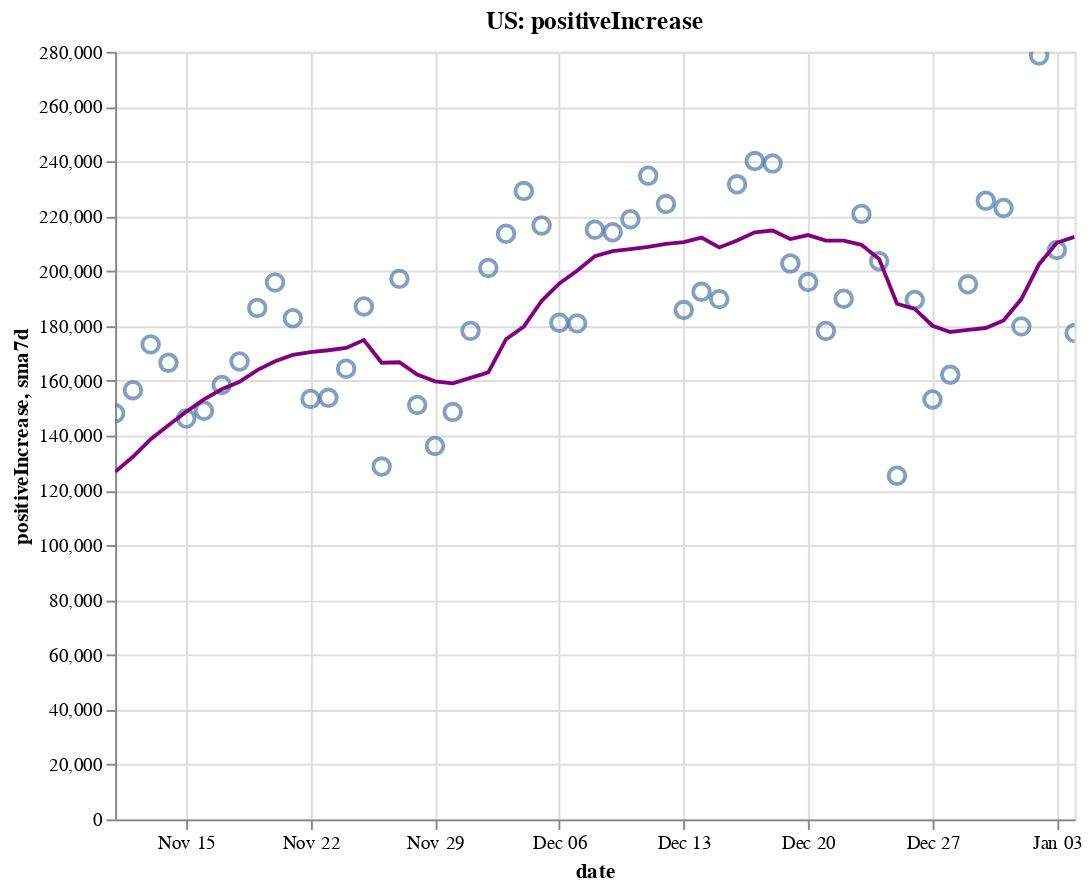

Notebook code cell kept with this figure:
### Code cell
create_plot(us, 'positiveIncrease')

### Figure 1 — Vega-Lite specification as saved in the notebook (floating-point values rounded to 4 significant figures)
{"config": {"view": {"continuousWidth": 400, "continuousHeight": 300}}, "layer": [{"layer": [{"mark": {"type": "point", "size": 75}, "encoding": {"tooltip": [{"type": "temporal", "field": "date"}, {"type": "quantitative", "field": "positiveIncrease"}, {"type": "quantitative", "field": "sma7d"}], "x": {"type": "temporal", "field": "date"}, "y": {"type": "quantitative", "field": "positiveIncrease"}}, "selection": {"selector002": {"type": "interval", "bind": "scales", "encodings": ["x", "y"]}}}, {"mark": {"type": "line", "color": "purple"}, "encoding": {"x": {"type": "temporal", "field": "date"}, "y": {"type": "quantitative", "field": "sma7d"}}}]}, {"mark": {"type": "rule", "color": "#aaa"}, "encoding": {"x": {"type": "temporal", "field": "date"}}, "transform": [{"filter": {"selection": "selector001"}}]}, {"mark": "circle", "encoding": {"opacity": {"condition": {"value": 1, "selection": "selector001"}, "value": 0}, "tooltip": [{"type": "temporal", "field": "date"}, {"type": "quantitative", "field": "positiveIncrease"}, {"type": "quantitative", "field": "sma7d"}], "x": {"type": "temporal", "field": "date"}, "y": {"type": "quantitative", "field": "positiveIncrease"}}, "selection": {"selector001": {"type": "single", "encodings": ["x"], "on": "mouseover", "nearest": true, "empty": "none"}}}, {"mark": {"type": "text", "align": "left", "dx": 5, "dy": -5, "stroke": "white", "strokeWidth": 2}, "encoding": {"text": {"type": "quantitative", "field": "positiveIncrease"}, "tooltip": [{"type": "temporal", "field": "date"}, {"type": "quantitative", "field": "positiveIncrease"}, {"type": "quantitative", "field": "sma7d"}], "x": {"type": "temporal", "field": "date"}, "y": {"type": "quantitative", "field": "positiveIncrease"}}, "transform": [{"filter": {"selection": "selector001"}}]}, {"mark": {"type": "text", "align": "left", "dx": 5, "dy": -5}, "encoding": {"text": {"type": "quantitative", "field": "positiveIncrease"}, "tooltip": [{"type": "temporal", "field": "date"}, {"type": "quantitative", "field": "positiveIncrease"}, {"type": "quantitative", "field": "sma7d"}], "x": {"type": "temporal", "field": "date"}, "y": {"type": "quantitative", "field": "positiveIncrease"}}, "transform": [{"filter": {"selection": "selector001"}}]}], "data": {"name": "data-a88e88ed40513bf36a8c8cc07c1045a0"}, "height": 400, "title": "US: positiveIncrease", "width": 500, "$schema": "https://vega.github.io/schema/vega-lite/v4.8.1.json", "datasets": {"data-a88e88ed40513bf36a8c8cc07c1045a0": [{"date": "2020-11-11T00:00:00", "totalTestResultsIncrease": 1462000.0, "positiveIncrease": 148200.0, "death": 233700.0, "deathIncrease": 1579.0, "positiveRate": 0.101, "state": "US", "sma7d": 126800.0}, {"date": "2020-11-12T00:00:00", "totalTestResultsIncrease": 1569000.0, "positiveIncrease": 156600.0, "death": 234800.0, "deathIncrease": 1111.0, "positiveRate": 0.1, "state": "US", "sma7d": 132300.0}, {"date": "2020-11-13T00:00:00", "totalTestResultsIncrease": 1705000.0, "positiveIncrease": 173300.0, "death": 236100.0, "deathIncrease": 1304.0, "positiveRate": 0.102, "state": "US", "sma7d": 138700.0}, {"date": "2020-11-14T00:00:00", "totalTestResultsIncrease": 1704000.0, "positiveIncrease": 166600.0, "death": 237400.0, "deathIncrease": 1352.0, "positiveRate": 0.098, "state": "US", "sma7d": 143800.0}, {"date": "2020-11-15T00:00:00", "totalTestResultsIncrease": 1552000.0, "positiveIncrease": 146200.0, "death": 238100.0, "deathIncrease": 708.0, "positiveRate": 0.094, "state": "US", "sma7d": 148700.0}, {"date": "2020-11-16T00:00:00", "totalTestResultsIncrease": 1529000.0, "positiveIncrease": 149100.0, "death": 238700.0, "deathIncrease": 609.0, "positiveRate": 0.097, "state": "US", "sma7d": 153200.0}, {"date": "2020-11-17T00:00:00", "totalTestResultsIncrease": 1603000.0, "positiveIncrease": 158500.0, "death": 240300.0, "deathIncrease": 1562.0, "positiveRate": 0.099, "state": "US", "sma7d": 156900.0}, {"date": "2020-11-18T00:00:00", "totalTestResultsIncrease": 1618000.0, "positiveIncrease": 167000.0, "death": 242200.0, "deathIncrease": 1882.0, "positiveRate": 0.103, "state": "US", "sma7d": 159600.0}, {"date": "2020-11-19T00:00:00", "totalTestResultsIncrease": 1848000.0, "positiveIncrease": 186600.0, "death": 244200.0, "deathIncrease": 2020.0, "positiveRate": 0.101, "state": "US", "sma7d": 163900.0}, {"date": "2020-11-20T00:00:00", "totalTestResultsIncrease": 1946000.0, "positiveIncrease": 195900.0, "death": 246100.0, "deathIncrease": 1894.0, "positiveRate": 0.101, "state": "US", "sma7d": 167100.0}, {"date": "2020-11-21T00:00:00", "totalTestResultsIncrease": 2047000.0, "positiveIncrease": 182800.0, "death": 247600.0, "deathIncrease": 1554.0, "positiveRate": 0.089, "state": "US", "sma7d": 169400.0}, {"date": "2020-11-22T00:00:00", "totalTestResultsIncrease": 1752000.0, "positiveIncrease": 153400.0, "death": 248600.0, "deathIncrease": 917.0, "positiveRate": 0.088, "state": "US", "sma7d": 170500.0}, {"date": "2020-11-23T00:00:00", "totalTestResultsIncrease": 1693000.0, "positiveIncrease": 153800.0, "death": 249400.0, "deathIncrease": 858.0, "positiveRate": 0.091, "state": "US", "sma7d": 171100.0}, {"date": "2020-11-24T00:00:00", "totalTestResultsIncrease": 1882000.0, "positiveIncrease": 164400.0, "death": 251500.0, "deathIncrease": 2106.0, "positiveRate": 0.087, "state": "US", "sma7d": 172000.0}, {"date": "2020-11-25T00:00:00", "totalTestResultsIncrease": 1824000.0, "positiveIncrease": 187100.0, "death": 253800.0, "deathIncrease": 2280.0, "positiveRate": 0.103, "state": "US", "sma7d": 174900.0}, {"date": "2020-11-26T00:00:00", "totalTestResultsIncrease": 1267000.0, "positiveIncrease": 128700.0, "death": 255200.0, "deathIncrease": 1387.0, "positiveRate": 0.102, "state": "US", "sma7d": 166600.0}, {"date": "2020-11-27T00:00:00", "totalTestResultsIncrease": 2032000.0, "positiveIncrease": 197200.0, "death": 256600.0, "deathIncrease": 1392.0, "positiveRate": 0.097, "state": "US", "sma7d": 166800.0}, {"date": "2020-11-28T00:00:00", "totalTestResultsIncrease": 1673000.0, "positiveIncrease": 151200.0, "death": 257800.0, "deathIncrease": 1251.0, "positiveRate": 0.09, "state": "US", "sma7d": 162300.0}, {"date": "2020-11-29T00:00:00", "totalTestResultsIncrease": 1285000.0, "positiveIncrease": 136200.0, "death": 258700.0, "deathIncrease": 823.0, "positiveRate": 0.106, "state": "US", "sma7d": 159800.0}, {"date": "2020-11-30T00:00:00", "totalTestResultsIncrease": 1606000.0, "positiveIncrease": 148600.0, "death": 259700.0, "deathIncrease": 1035.0, "positiveRate": 0.092, "state": "US", "sma7d": 159100.0}, {"date": "2020-12-01T00:00:00", "totalTestResultsIncrease": 1471000.0, "positiveIncrease": 178200.0, "death": 262200.0, "deathIncrease": 2506.0, "positiveRate": 0.121, "state": "US", "sma7d": 161000.0}, {"date": "2020-12-02T00:00:00", "totalTestResultsIncrease": 1556000.0, "positiveIncrease": 201200.0, "death": 265000.0, "deathIncrease": 2804.0, "positiveRate": 0.129, "state": "US", "sma7d": 163000.0}, {"date": "2020-12-03T00:00:00", "totalTestResultsIncrease": 1894000.0, "positiveIncrease": 213600.0, "death": 267800.0, "deathIncrease": 2825.0, "positiveRate": 0.113, "state": "US", "sma7d": 175200.0}, {"date": "2020-12-04T00:00:00", "totalTestResultsIncrease": 1901000.0, "positiveIncrease": 229200.0, "death": 270400.0, "deathIncrease": 2573.0, "positiveRate": 0.121, "state": "US", "sma7d": 179700.0}, {"date": "2020-12-05T00:00:00", "totalTestResultsIncrease": 2210000.0, "positiveIncrease": 216700.0, "death": 272900.0, "deathIncrease": 2480.0, "positiveRate": 0.098, "state": "US", "sma7d": 189100.0}, {"date": "2020-12-06T00:00:00", "totalTestResultsIncrease": 1600000.0, "positiveIncrease": 181200.0, "death": 274000.0, "deathIncrease": 1145.0, "positiveRate": 0.113, "state": "US", "sma7d": 195500.0}, {"date": "2020-12-07T00:00:00", "totalTestResultsIncrease": 1718000.0, "positiveIncrease": 180900.0, "death": 275300.0, "deathIncrease": 1297.0, "positiveRate": 0.105, "state": "US", "sma7d": 200100.0}, {"date": "2020-12-08T00:00:00", "totalTestResultsIncrease": 1672000.0, "positiveIncrease": 215100.0, "death": 278000.0, "deathIncrease": 2703.0, "positiveRate": 0.129, "state": "US", "sma7d": 205400.0}, {"date": "2020-12-09T00:00:00", "totalTestResultsIncrease": 1811000.0, "positiveIncrease": 214200.0, "death": 281200.0, "deathIncrease": 3164.0, "positiveRate": 0.118, "state": "US", "sma7d": 207300.0}, {"date": "2020-12-10T00:00:00", "totalTestResultsIncrease": 1890000.0, "positiveIncrease": 219000.0, "death": 284300.0, "deathIncrease": 3115.0, "positiveRate": 0.116, "state": "US", "sma7d": 208000.0}, {"date": "2020-12-11T00:00:00", "totalTestResultsIncrease": 1990000.0, "positiveIncrease": 234800.0, "death": 287100.0, "deathIncrease": 2749.0, "positiveRate": 0.118, "state": "US", "sma7d": 208800.0}, {"date": "2020-12-12T00:00:00", "totalTestResultsIncrease": 1811000.0, "positiveIncrease": 224500.0, "death": 289600.0, "deathIncrease": 2494.0, "positiveRate": 0.124, "state": "US", "sma7d": 210000.0}, {"date": "2020-12-13T00:00:00", "totalTestResultsIncrease": 1762000.0, "positiveIncrease": 185800.0, "death": 291000.0, "deathIncrease": 1494.0, "positiveRate": 0.105, "state": "US", "sma7d": 210600.0}, {"date": "2020-12-14T00:00:00", "totalTestResultsIncrease": 2159000.0, "positiveIncrease": 192500.0, "death": 292400.0, "deathIncrease": 1358.0, "positiveRate": 0.089, "state": "US", "sma7d": 212300.0}, {"date": "2020-12-15T00:00:00", "totalTestResultsIncrease": 1782000.0, "positiveIncrease": 189800.0, "death": 295400.0, "deathIncrease": 2971.0, "positiveRate": 0.107, "state": "US", "sma7d": 208600.0}, {"date": "2020-12-16T00:00:00", "totalTestResultsIncrease": 1792000.0, "positiveIncrease": 231700.0, "death": 298800.0, "deathIncrease": 3448.0, "positiveRate": 0.129, "state": "US", "sma7d": 211100.0}, {"date": "2020-12-17T00:00:00", "totalTestResultsIncrease": 1873000.0, "positiveIncrease": 240200.0, "death": 302300.0, "deathIncrease": 3438.0, "positiveRate": 0.128, "state": "US", "sma7d": 214200.0}, {"date": "2020-12-18T00:00:00", "totalTestResultsIncrease": 2198000.0, "positiveIncrease": 239200.0, "death": 305100.0, "deathIncrease": 2866.0, "positiveRate": 0.109, "state": "US", "sma7d": 214800.0}, {"date": "2020-12-19T00:00:00", "totalTestResultsIncrease": 1740000.0, "positiveIncrease": 202800.0, "death": 307800.0, "deathIncrease": 2723.0, "positiveRate": 0.117, "state": "US", "sma7d": 211700.0}, {"date": "2020-12-20T00:00:00", "totalTestResultsIncrease": 1782000.0, "positiveIncrease": 196000.0, "death": 309500.0, "deathIncrease": 1633.0, "positiveRate": 0.11, "state": "US", "sma7d": 213200.0}, {"date": "2020-12-21T00:00:00", "totalTestResultsIncrease": 2076000.0, "positiveIncrease": 178200.0, "death": 311000.0, "deathIncrease": 1485.0, "positiveRate": 0.086, "state": "US", "sma7d": 211100.0}, {"date": "2020-12-22T00:00:00", "totalTestResultsIncrease": 1708000.0, "positiveIncrease": 189900.0, "death": 314100.0, "deathIncrease": 3166.0, "positiveRate": 0.111, "state": "US", "sma7d": 211100.0}, {"date": "2020-12-23T00:00:00", "totalTestResultsIncrease": 1749000.0, "positiveIncrease": 220800.0, "death": 317500.0, "deathIncrease": 3379.0, "positiveRate": 0.126, "state": "US", "sma7d": 209600.0}, {"date": "2020-12-24T00:00:00", "totalTestResultsIncrease": 1928000.0, "positiveIncrease": 203600.0, "death": 320500.0, "deathIncrease": 2949.0, "positiveRate": 0.106, "state": "US", "sma7d": 204400.0}, {"date": "2020-12-25T00:00:00", "totalTestResultsIncrease": 1291000.0, "positiveIncrease": 125400.0, "death": 322000.0, "deathIncrease": 1548.0, "positiveRate": 0.097, "state": "US", "sma7d": 188100.0}, {"date": "2020-12-26T00:00:00", "totalTestResultsIncrease": 2137000.0, "positiveIncrease": 189500.0, "death": 323400.0, "deathIncrease": 1419.0, "positiveRate": 0.089, "state": "US", "sma7d": 186200.0}, {"date": "2020-12-27T00:00:00", "totalTestResultsIncrease": 1383000.0, "positiveIncrease": 153200.0, "death": 324800.0, "deathIncrease": 1402.0, "positiveRate": 0.111, "state": "US", "sma7d": 180100.0}, {"date": "2020-12-28T00:00:00", "totalTestResultsIncrease": 1540000.0, "positiveIncrease": 162200.0, "death": 326300.0, "deathIncrease": 1491.0, "positiveRate": 0.105, "state": "US", "sma7d": 177800.0}, {"date": "2020-12-29T00:00:00", "totalTestResultsIncrease": 1252000.0, "positiveIncrease": 195200.0, "death": 329600.0, "deathIncrease": 3299.0, "positiveRate": 0.156, "state": "US", "sma7d": 178600.0}, {"date": "2020-12-30T00:00:00", "totalTestResultsIncrease": 1541000.0, "positiveIncrease": 225700.0, "death": 333500.0, "deathIncrease": 3903.0, "positiveRate": 0.146, "state": "US", "sma7d": 179200.0}, {"date": "2020-12-31T00:00:00", "totalTestResultsIncrease": 1749000.0, "positiveIncrease": 223000.0, "death": 336800.0, "deathIncrease": 3287.0, "positiveRate": 0.128, "state": "US", "sma7d": 182000.0}, {"date": "2021-01-01T00:00:00", "totalTestResultsIncrease": 1276000.0, "positiveIncrease": 179900.0, "death": 339400.0, "deathIncrease": 2596.0, "positiveRate": 0.141, "state": "US", "sma7d": 189800.0}, {"date": "2021-01-02T00:00:00", "totalTestResultsIncrease": 2077000.0, "positiveIncrease": 278700.0, "death": 341800.0, "deathIncrease": 2395.0, "positiveRate": 0.134, "state": "US", "sma7d": 202500.0}, {"date": "2021-01-03T00:00:00", "totalTestResultsIncrease": 1444000.0, "positiveIncrease": 207700.0, "death": 343300.0, "deathIncrease": 1461.0, "positiveRate": 0.144, "state": "US", "sma7d": 210300.0}, {"date": "2021-01-04T00:00:00", "totalTestResultsIncrease": 1634000.0, "positiveIncrease": 177400.0, "death": 344600.0, "deathIncrease": 1542.0, "positiveRate": 0.109, "state": "US", "sma7d": 212500.0}]}}
